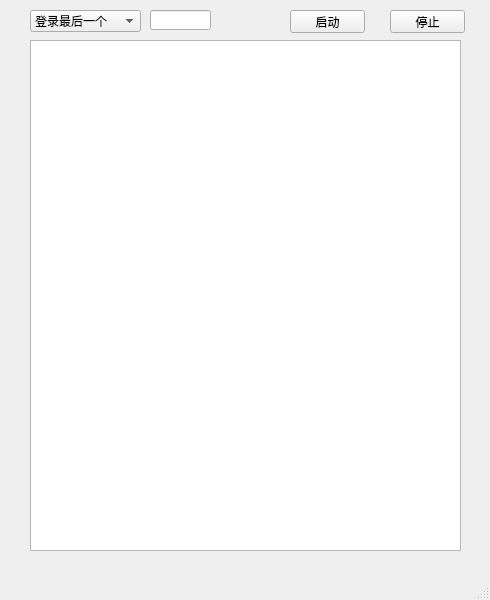
<?xml version="1.0" encoding="UTF-8"?>
<ui version="4.0">
 <class>MainWindow</class>
 <widget class="QMainWindow" name="MainWindow">
  <property name="geometry">
   <rect>
    <x>0</x>
    <y>0</y>
    <width>490</width>
    <height>600</height>
   </rect>
  </property>
  <property name="windowTitle">
   <string>批量逢魔</string>
  </property>
  <widget class="QWidget" name="centralwidget">
   <widget class="QComboBox" name="comboBox_mod">
    <property name="geometry">
     <rect>
      <x>30</x>
      <y>10</y>
      <width>111</width>
      <height>22</height>
     </rect>
    </property>
    <item>
     <property name="text">
      <string>登录最后一个</string>
     </property>
    </item>
    <item>
     <property name="text">
      <string>登录下一个</string>
     </property>
    </item>
   </widget>
   <widget class="QPushButton" name="pushButton_1">
    <property name="geometry">
     <rect>
      <x>290</x>
      <y>10</y>
      <width>75</width>
      <height>23</height>
     </rect>
    </property>
    <property name="text">
     <string>启动</string>
    </property>
   </widget>
   <widget class="QPushButton" name="pushButton_2">
    <property name="geometry">
     <rect>
      <x>390</x>
      <y>10</y>
      <width>75</width>
      <height>23</height>
     </rect>
    </property>
    <property name="text">
     <string>停止</string>
    </property>
   </widget>
   <widget class="QTextBrowser" name="textBrowser">
    <property name="geometry">
     <rect>
      <x>30</x>
      <y>40</y>
      <width>431</width>
      <height>511</height>
     </rect>
    </property>
   </widget>
   <widget class="QLineEdit" name="lineEdit">
    <property name="geometry">
     <rect>
      <x>150</x>
      <y>10</y>
      <width>61</width>
      <height>20</height>
     </rect>
    </property>
    <property name="text">
     <string/>
    </property>
    <property name="maxLength">
     <number>2</number>
    </property>
   </widget>
  </widget>
  <widget class="QMenuBar" name="menubar">
   <property name="geometry">
    <rect>
     <x>0</x>
     <y>0</y>
     <width>490</width>
     <height>26</height>
    </rect>
   </property>
  </widget>
  <widget class="QStatusBar" name="statusbar"/>
 </widget>
 <resources/>
 <connections>
  <connection>
   <sender>comboBox_mod</sender>
   <signal>currentTextChanged(QString)</signal>
   <receiver>MainWindow</receiver>
   <slot>setmod()</slot>
   <hints>
    <hint type="sourcelabel">
     <x>78</x>
     <y>49</y>
    </hint>
    <hint type="destinationlabel">
     <x>161</x>
     <y>36</y>
    </hint>
   </hints>
  </connection>
  <connection>
   <sender>pushButton_1</sender>
   <signal>clicked()</signal>
   <receiver>MainWindow</receiver>
   <slot>start()</slot>
   <hints>
    <hint type="sourcelabel">
     <x>340</x>
     <y>55</y>
    </hint>
    <hint type="destinationlabel">
     <x>276</x>
     <y>44</y>
    </hint>
   </hints>
  </connection>
  <connection>
   <sender>pushButton_2</sender>
   <signal>clicked()</signal>
   <receiver>MainWindow</receiver>
   <slot>stop()</slot>
   <hints>
    <hint type="sourcelabel">
     <x>419</x>
     <y>47</y>
    </hint>
    <hint type="destinationlabel">
     <x>362</x>
     <y>45</y>
    </hint>
   </hints>
  </connection>
  <connection>
   <sender>lineEdit</sender>
   <signal>textChanged(QString)</signal>
   <receiver>MainWindow</receiver>
   <slot>settimes()</slot>
   <hints>
    <hint type="sourcelabel">
     <x>199</x>
     <y>47</y>
    </hint>
    <hint type="destinationlabel">
     <x>220</x>
     <y>50</y>
    </hint>
   </hints>
  </connection>
 </connections>
 <slots>
  <slot>setmod()</slot>
  <slot>start()</slot>
  <slot>stop()</slot>
  <slot>settimes()</slot>
 </slots>
</ui>
